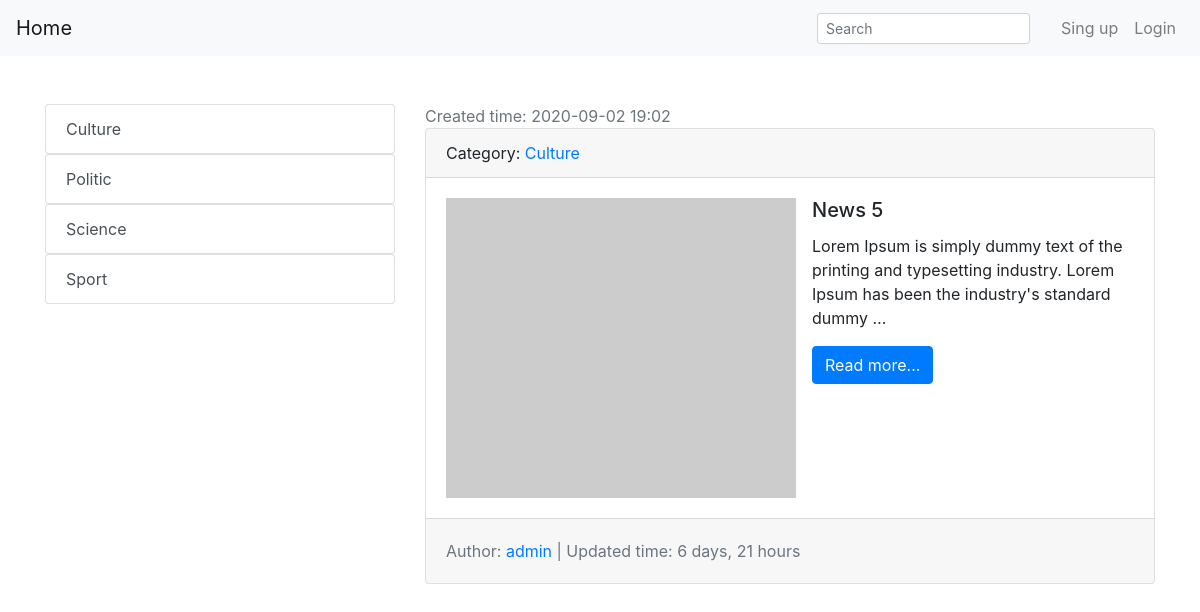
Screenshot of /4/categories/ with the database file from the repository.
### post/models.py (models this page shows, shortened)
class Category(models.Model):
    title=models.CharField(max_length=150,db_index=True,verbose_name='Kategoriya nomi')
    def get_absolute_url(self):
        return reverse('category_list',kwargs={'pk':self.pk})
        pass
    def __str__(self):
        return self.title
    class Meta:
        verbose_name='Kategoriya'
        verbose_name_plural='Kategori'
        ordering=['title']

class News(models.Model):
    title=models.CharField(max_length=150,verbose_name='Title')
    content=models.TextField(verbose_name='Content')
    created_at=models.DateTimeField(auto_now_add=True,verbose_name='Nashr sanasi')
    update_at=models.DateTimeField(auto_now=True,verbose_name='Yangilangan nashr sanasi')
    photo=models.ImageField(upload_to='photos/%Y/%m/%d/',verbose_name='Photo',blank=True)
    is_published=models.BooleanField(default=True,verbose_name='Publish')
    category=models.ForeignKey('Category',on_delete=models.PROTECT,null=True,verbose_name='Category')
    author=models.ForeignKey(settings.AUTH_USER_MODEL,verbose_name='Author',on_delete=models.CASCADE,null=True)
    likes = models.ManyToManyField(settings.AUTH_USER_MODEL, related_name='blog_post',blank=True)
    def get_absolute_url(self):
        return reverse('post_datail',kwargs={'pk':self.pk})
    class Meta:
        verbose_name='Yangilik'
        verbose_name_plural='Yangiliklar'
        ordering=['-created_at']

### users/models.py (models this page shows)
class customuser(AbstractUser):
    age=models.PositiveIntegerField(default=0,blank=True)
    bio=models.TextField(blank=True)
    photo=models.ImageField(upload_to='user_photos/',blank=True)
    name=models.CharField(max_length=255,blank=True)
    surname=models.CharField(max_length=255,blank=True)

### post/views.py (the view)
# urls.py: path('<int:pk>/categories/', CategoryListView.as_view(), name='category_list'),
class CategoryListView(generic.ListView):
    model = News
    template_name = 'category.html'
    paginate_by = 4
    def get_queryset(self):
        return News.objects.filter(is_published=True,category_id=self.kwargs['pk']).select_related('category')

### post/templatetags/tags.py (called while the page is built)
@register.simple_tag(name='category_list')
def show_category():
    return  Category.objects.all()

### templates/category.html (shortened to what this page needs)
{%extends 'base.html'%}
{%block sidebar%}
{%include 'inc/_sidebar.html'%}
{%endblock%}
{%block content%}
{%for item in  object_list%}
<div class="text-muted">
   Created time: {{item.created_at|date:'Y-m-d H:i'}}
</div>
<div class="card mb-4">
  <div class="card-header">
      Category: <a href="">{{item.category}}</a>
  </div>
  <div class="card-body">
       <div class="media">
          {% if item.photo %}
              <img src="{{item.photo.url}}" alt="" width="350" class="mr-3">
        {% else %}
              <img src="https://picsum.photos/seed/picsum/350/300" alt="" class="mr-3">
        {% endif %}
          <div class="media-body">
            <h5 class="card-title">{{item.title}}</h5>
            <p class="card-text">{{item.content |truncatewords:20}}</p>
            <a href="{{item.get_absolute_url}}" class="btn btn-primary">Read more...</a>
          </div>
             </div>
  </div>
    <div class=" card-footer text-muted " >
        <ul class="navbar-nav">
            <li class="nav-link">
              Author: <a class="text-left">{{item.author}}</a> |
                Updated time: {{item.update_at|timesince}}
            </li>
        </ul>
    </div>
    </div>
</div>
{%endfor%}
{%endblock%}

### templates/inc/_sidebar.html
{%load tags%}
{%category_list as category%}
{%for item in category%}
<div class="list-group">
  <a href="{{item.get_absolute_url}}" class="list-group-item list-group-item-action">{{item.title}}</a>
</div>
{%endfor%}

### rows the page displays
Category: title "Culture"
Category: title "Politic"
Category: title "Science"
Category: title "Sport"
News: created_at "2020-09-02 19:02", category "Culture", title "News 5", content "Lorem Ipsum is simply dummy text of the printing and typesetting industry. Lorem Ipsum has been the industry's standard dummy …", author "admin", update_at "6 days, 21 hours"
